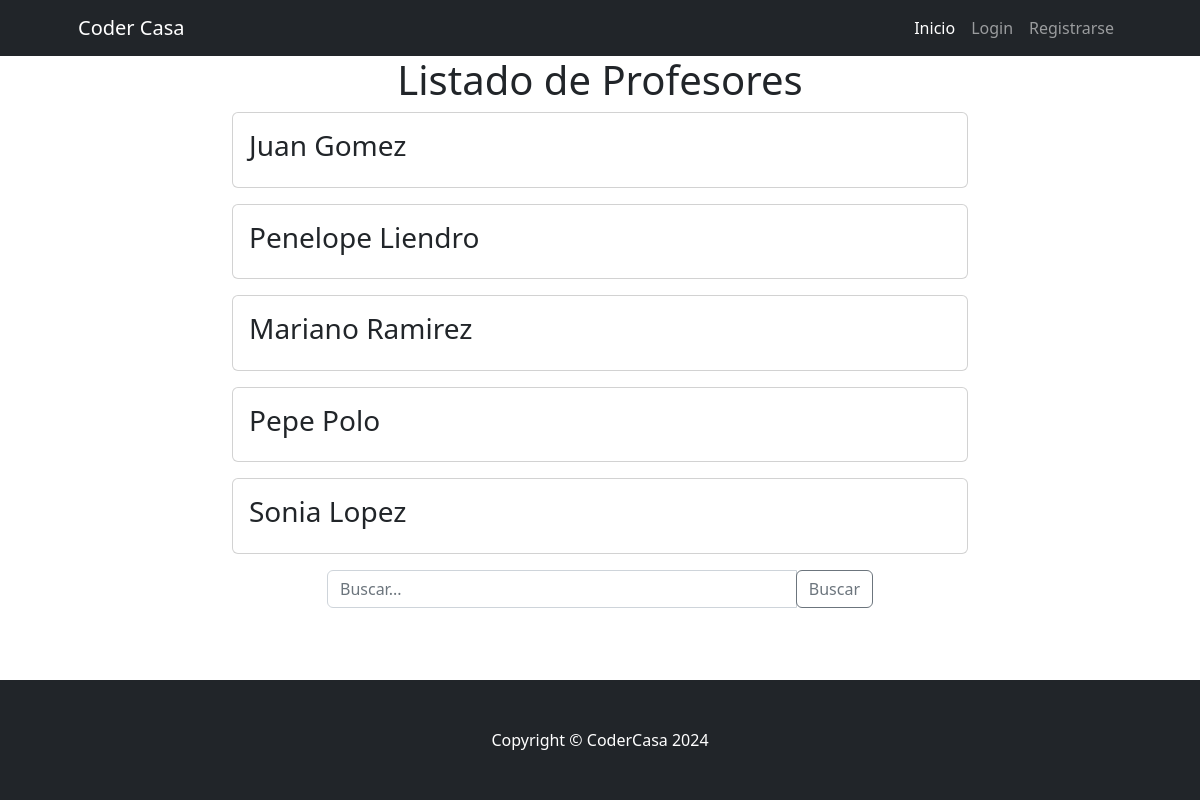
The app's page /Clase/profesor_list, older data.
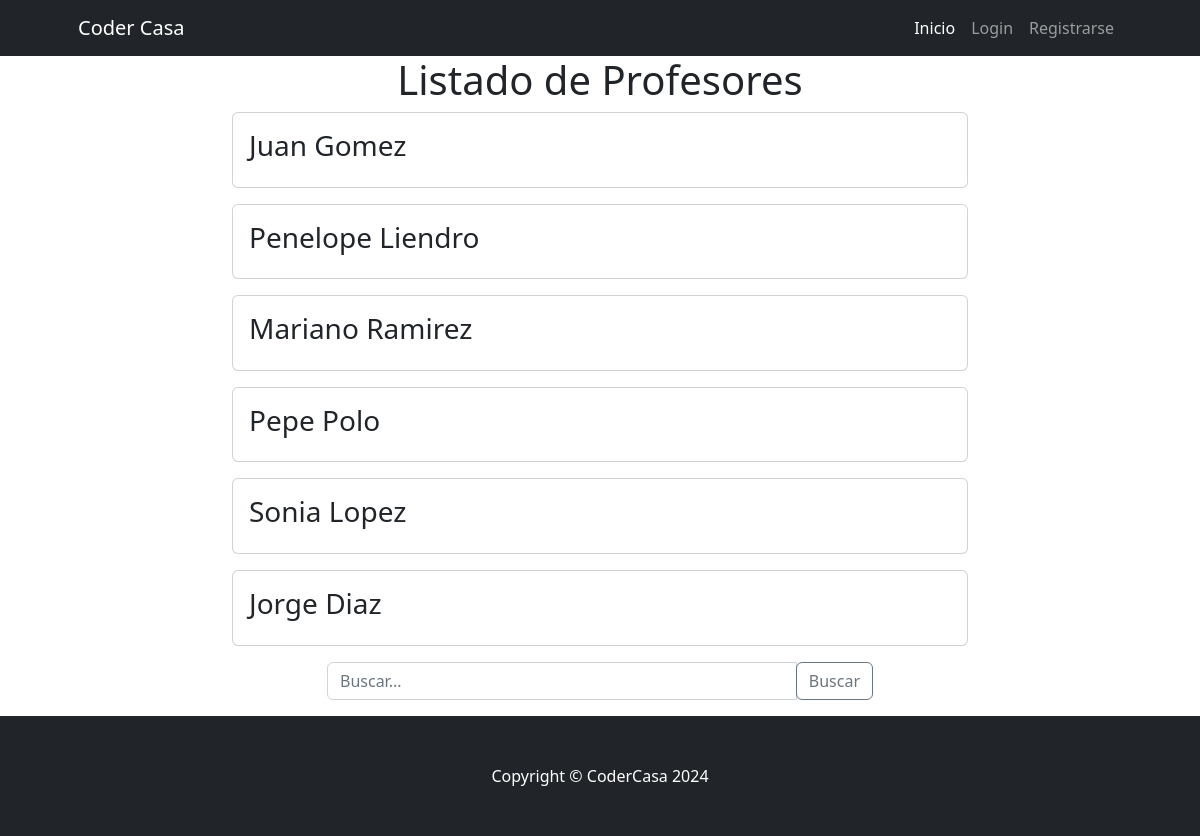
The same page, newer data.
### Clase/models.py (models this page shows, shortened)
class Profesor(models.Model):
    nombre = models.CharField(max_length=255)
    apellido = models.CharField(max_length=255)
    class Meta:
        verbose_name = "Profesor"
        verbose_name_plural = "Profesores"

### Clase/views.py (the view)
# urls.py: path("profesor_list", profesor_list,name="profesor_list" ),
def profesor_list(request):
    busqueda = request.GET.get("busqueda",None)
    if busqueda:
        print(busqueda)
        consulta = Profesor.objects.filter(nombre__icontains=busqueda)
    else:
       consulta = Profesor.objects.all()
    contexto = {"profesores": consulta}
    return render(request,"Clase/profesor_list.html", contexto)

### Clase/templates/Clase/profesor_list.html (shortened to what this page needs)
{% extends 'core/base.html' %}
{% block content %}
<center>
<h1>Listado de Profesores</h1>
</center>
<div class="container">
    <div class="row justify-content-center">
      <div class="col-md-8">
        {% for profe in profesores %}
          <div class="card mb-3">
            <div class="card-body">
              <h3 class="card-title">{{ profe.nombre }} {{ profe.apellido }}</h3>
            </div>
          </div>
        {% endfor %}
      </div>
    </div>
    <div class="row justify-content-center">
      <div class="col-md-6">
        <form action="{% url 'Clase:profesor_list' %}" method="get">
          <div class="input-group mb-3">
            <input type="text" class="form-control" name="busqueda" placeholder="Buscar...">
            <div class="input-group-append">
              <button class="btn btn-outline-secondary" type="submit">Buscar</button>
            </div>
          </div>
        </form>
      </div>
    </div>
  </div>
{% endblock content %}

Row changes from the older to the newer data that the page shows:
added Profesor: nombre "Jorge", apellido "Diaz"
